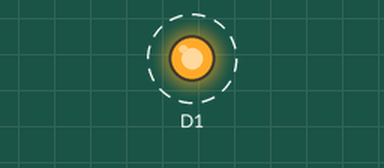
Simulated run of this sketch. Board: ESP8266 (NodeMCU). Shown: output pins drawn as LEDs (lit = HIGH). Dashed ring = blinking.

Above: at 0.1 s.
Timing chart, 0 to 3.0 s (numbered marks = the images above):
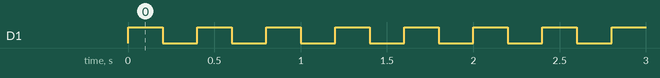

The sketch:

test.ino
```cpp
#include<ESP8266WiFi.h>
const char* ssid = "OnePlus3";
const char* password = "node_mcu";
void setup() {
  // put your setup code here, to run once:
  pinMode(5,OUTPUT);
  digitalWrite(D5,HIGH);
}

void loop() {

  digitalWrite(5,HIGH);
  delay(200);
  digitalWrite(5,LOW);
  delay(200);

}
```

Measured:
- by itself, D1: alternates HIGH for 0.20 s and LOW for 0.20 s
